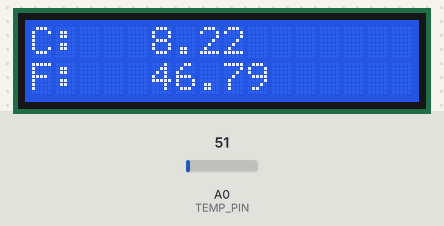
Bench run of a sketch on a simulated Arduino Uno, built with avr-gcc and run on an emulated ATmega328P. On the bench: 16×2 character LCD. The test bench sets the inputs (shaded band); at power-on: A0 (TEMP_PIN) = 51. What the sketch prints to the serial monitor is not drawn.

Above: at 1.3 s.
1.4 s: A0 (TEMP_PIN) set to 61
At 3.2 s:
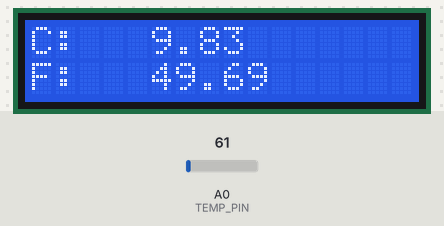
3.6 s: A0 (TEMP_PIN) set to 71
At 5.3 s:
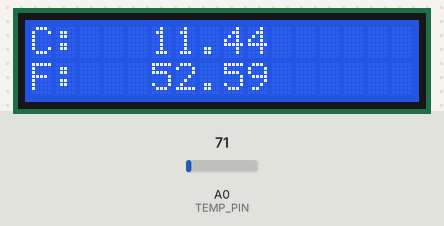
5.6 s: A0 (TEMP_PIN) set to 86
At 6.9 s:
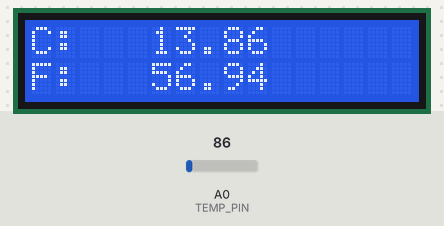
Timing chart, 0 to 8.6 s (numbered marks = the images above; inputs shaded):
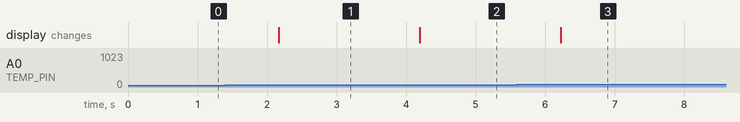

The sketch:

temp_readings.ino
```cpp
#include <LiquidCrystal_I2C.h>
#define TEMP_PIN A0
LiquidCrystal_I2C lcd(0x27, 16, 2);
void setup() {
  // put your setup code here, to run once:
  Serial.begin(115200);

  lcd.begin(16, 2);
  lcd.init();
  lcd.backlight();
  lcd.clear();
  lcd.setCursor(0,0);
  lcd.print("C:");
  lcd.setCursor(0,1);
  lcd.print("F:");
}

void loop() {
  // put your main code here, to run repeatedly:
//  Serial.println("Hello World");
//  delay(1000);
  int rawvoltage = analogRead(TEMP_PIN);
//  Serial.print("Analog val:");
//  Serial.println(rawvoltage);
  float millivolts= (rawvoltage/2048.0) * 3300;
  float celsius= millivolts/10;
  Serial.print(celsius);
  Serial.print(" degrees Celsius, ");
  float fahrenheit = (celsius * 9)/5 + 32;
  Serial.print(fahrenheit);
  Serial.println(" degrees Fahrenheit");
  lcd.setCursor(5, 0);
  lcd.print(String(celsius));
  lcd.setCursor(5, 1);
  lcd.print(String(fahrenheit));
  delay(1000);
}
```

Measured:
- after the input at 1.4 s, the display: changes after 0.77 s (image 1)
- after the input at 3.6 s, the display: changes after 0.59 s (image 2)
- after the input at 5.6 s, the display: changes after 0.62 s (image 3)
